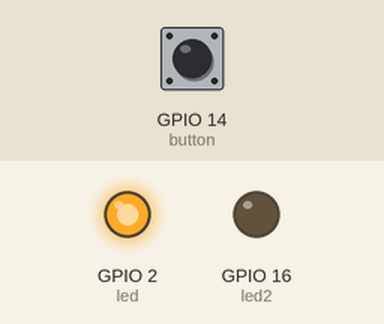
A program run on a simulated ESP32 board running MicroPython. On the bench: output pins drawn as LEDs (lit = HIGH). The inputs (shaded band) are chosen by the test bench; at power-on: GPIO 14 (button) HIGH. At 2.0 s the program stops and its outputs stay as they are.

Above: at 1.2 s.
1.3 s: GPIO 14 (button) pulled LOW for 1.2 s
At 1.8 s:
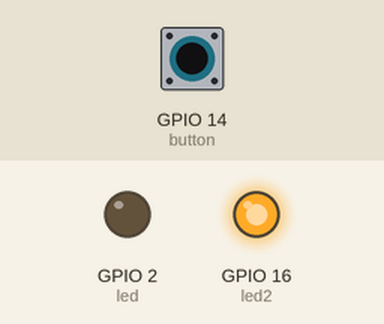
At 3.2 s:
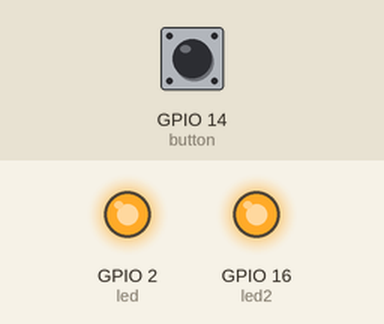
Timing chart, 0 to 3.5 s (numbered marks = the images above; inputs shaded):
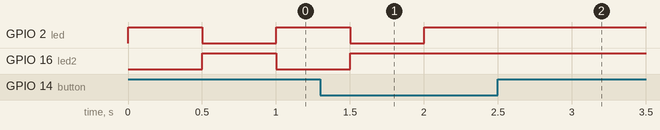

The program:

main_02_button_01.py
```python
import machine
import time

led = machine.Pin(2, machine.Pin.OUT)
led2 = machine.Pin(16, machine.Pin.OUT)
button = machine.Pin(14, machine.Pin.IN, machine.Pin.PULL_UP)
while button.value():
    led.on()
    led2.off()
    time.sleep(0.5)
    led.off()
    led2.on()
    time.sleep(0.5)
led.on()
led2.on()
```

Measured:
- after the input at 1.3 s, GPIO 2 (led): goes on until 2.0 s, then stays HIGH; GPIO 16 (led2): goes on until 1.5 s, then stays HIGH
